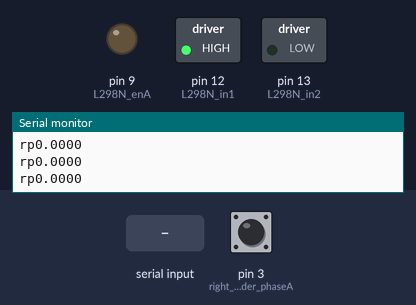
Bench run of a sketch on a simulated Arduino Uno, built with avr-gcc and run on an emulated ATmega328P. Shown: switched loads named in the sketch (green lamp = pin HIGH), output pins drawn as LEDs (lit = HIGH), the last lines printed to the serial monitor. The test bench sets the inputs (shaded band); at power-on: pin 3 (right_encoder_phaseA) HIGH.

Above: at 1.2 s.
1.3 s: "90,45\n" received over Serial
At 2.0 s:
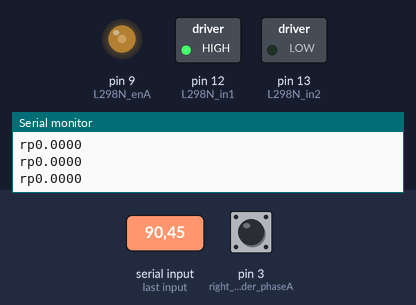
2.8 s: "30,150\n" received over Serial
At 3.2 s:
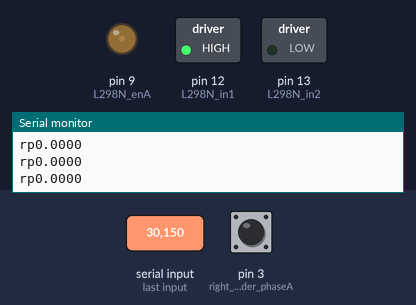
4.3 s: "200\n" received over Serial
At 5.5 s:
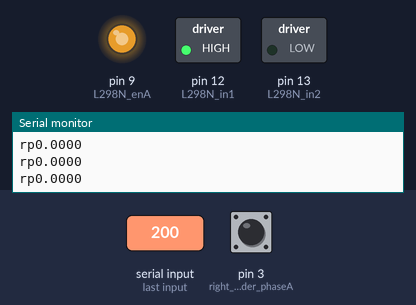
5.8 s: "90\n" received over Serial
At 6.6 s:
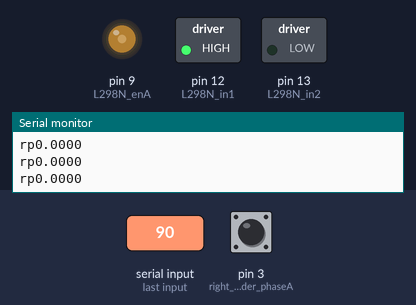
Timing chart, 0 to 8.3 s (numbered marks = the images above; inputs shaded):
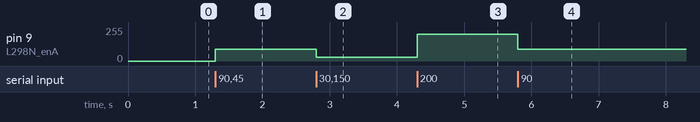

The sketch:

Simple_Encoder.ino
```cpp
// L298N H-브릿지 연결 핀
#define L298N_enA 9  // PWM
#define L298N_in2 13  // 모터 A 방향
#define L298N_in1 12  // 모터 A 방향
#define right_encoder_phaseA 3  // 인터럽트
#define right_encoder_phaseB 5

// 엔코더 및 기어비 상수
const double encoderPPR = 823.1;  // 회전당 펄스 수
const double gearRatio = 75.0;    // 1:75 기어비

volatile unsigned int right_encoder_counter = 0;
String right_encoder_sign = "p";  // 'p' = 양수, 'n' = 음수
double right_wheel_meas_vel = 0.0;    // rad/s

// 모터 속도 제어 변수
int motorSpeed = 0;  // 초기 모터 속도 (0-255 범위)
bool isForward = true;  // 모터 방향

unsigned long lastTime = 0;
const unsigned long sampleTime = 100;  // 100ms 샘플링 시간

void setup() {
  // 핀 모드 설정
  pinMode(L298N_enA, OUTPUT);
  pinMode(L298N_in1, OUTPUT);
  pinMode(L298N_in2, OUTPUT);

  // 초기 모터 방향 설정
  setMotorDirection(true);

  Serial.begin(115200);

  pinMode(right_encoder_phaseB, INPUT);
  attachInterrupt(digitalPinToInterrupt(right_encoder_phaseA), rightEncoderCallback, RISING);
}

void loop() {
  unsigned long currentTime = millis();

  if (currentTime - lastTime >= sampleTime) {
    // RPM 계산
    double right_rpm = (right_encoder_counter * 60.0 * 1000) / (encoderPPR * gearRatio * sampleTime);

    // 라디안/초로 변환
    right_wheel_meas_vel = right_rpm * 0.10472;

    String encoder_read = "r" + right_encoder_sign + String(right_wheel_meas_vel, 4);  // 4 decimal places
    Serial.println(encoder_read);

    right_encoder_counter = 0;
    lastTime = currentTime;
  }

  // 모터 속도 제어
  analogWrite(L298N_enA, abs(motorSpeed));

  // 시리얼 입력을 통한 속도 조절
  if (Serial.available() > 0) {
    String input = Serial.readStringUntil('\n');
    int speed = input.toInt();
    if (speed >= -255 && speed <= 255) {
      motorSpeed = speed;
      isForward = (speed >= 0);
      setMotorDirection(isForward);
      Serial.println("Motor speed set to: " + String(motorSpeed));
    }
  }
}

// 오른쪽 휠 엔코더의 새 펄스
void rightEncoderCallback() {
  right_encoder_sign = isForward ? "p" : "n";
  right_encoder_counter++;
}

// 모터 방향 설정 함수
void setMotorDirection(bool forward) {
  digitalWrite(L298N_in1, forward ? HIGH : LOW);
  digitalWrite(L298N_in2, forward ? LOW : HIGH);
}
```

Measured:
- after the input at 1.3 s, pin 9 (L298N_enA): 0/255 → 90/255 at once
- after the input at 2.8 s, pin 9 (L298N_enA): 90/255 → 30/255 at once
- after the input at 4.3 s, pin 9 (L298N_enA): 30/255 → 200/255 at once
- after the input at 5.8 s, pin 9 (L298N_enA): 200/255 → 90/255 at once
